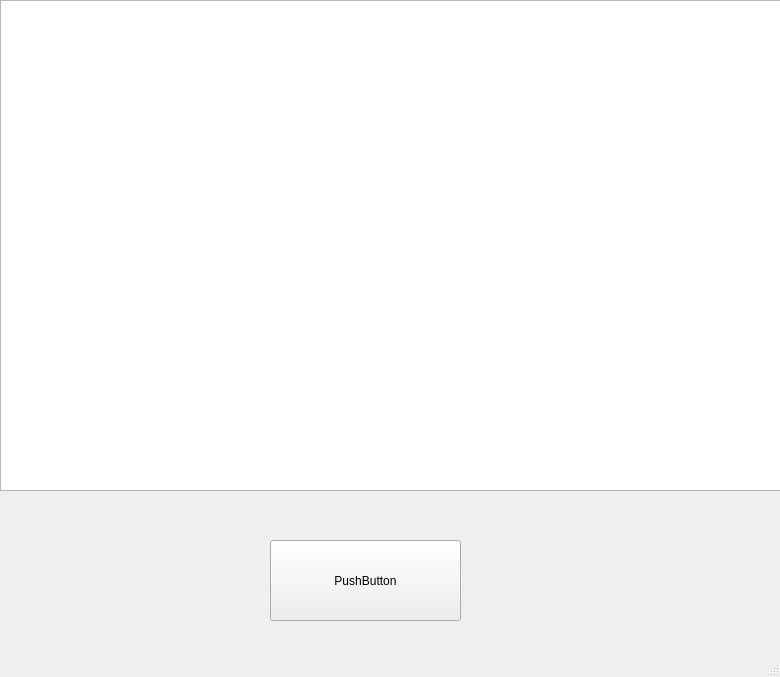
<?xml version="1.0" encoding="UTF-8"?>
<ui version="4.0">
 <class>MainWindow</class>
 <widget class="QMainWindow" name="MainWindow">
  <property name="geometry">
   <rect>
    <x>0</x>
    <y>0</y>
    <width>780</width>
    <height>677</height>
   </rect>
  </property>
  <property name="windowTitle">
   <string>MainWindow</string>
  </property>
  <widget class="QWidget" name="centralwidget">
   <widget class="QPushButton" name="pushButton">
    <property name="geometry">
     <rect>
      <x>270</x>
      <y>540</y>
      <width>191</width>
      <height>81</height>
     </rect>
    </property>
    <property name="text">
     <string>PushButton</string>
    </property>
   </widget>
   <widget class="QTableView" name="tableView">
    <property name="geometry">
     <rect>
      <x>0</x>
      <y>0</y>
      <width>801</width>
      <height>491</height>
     </rect>
    </property>
   </widget>
  </widget>
  <widget class="QMenuBar" name="menubar">
   <property name="geometry">
    <rect>
     <x>0</x>
     <y>0</y>
     <width>780</width>
     <height>24</height>
    </rect>
   </property>
  </widget>
  <widget class="QStatusBar" name="statusbar"/>
 </widget>
 <resources/>
 <connections/>
</ui>
